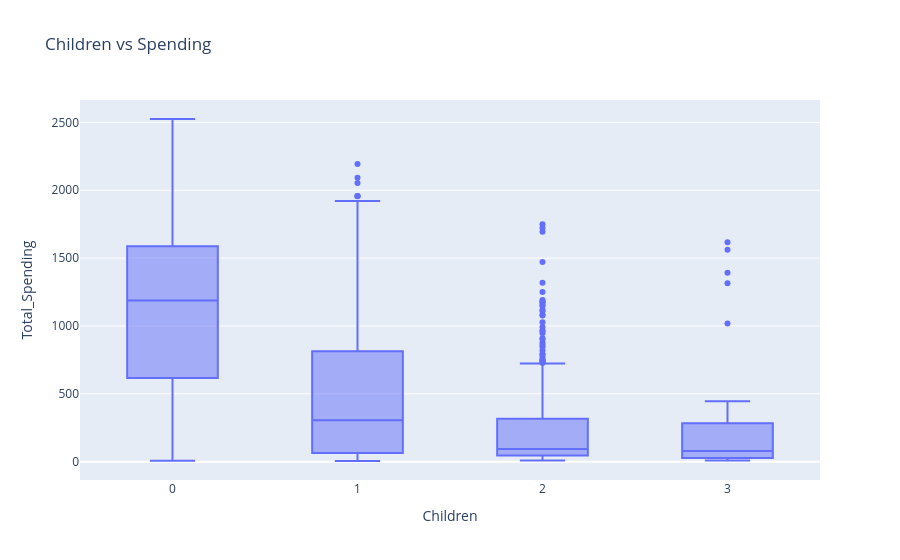

The notebook cell saved with this chart:
### Markdown cell above
## <span style="color:#4CAF50;"> 👨👩👧 Family Impact </span>

### Code cell
fig = px.box(df, x='Children', y='Total_Spending', title="Children vs Spending")
 fig.show()

### Figure 1 — Plotly figure (JSON) as saved in the notebook; plotly's stock layout.template omitted (floating-point values rounded to 4 significant figures; data arrays with more than 128 entries replaced by an {"elided": "..."} marker saying what was removed)
{"data": [{"alignmentgroup": "True", "hovertemplate": "Children=%{x}<br>Total_Spending=%{y}<extra></extra>", "legendgroup": "", "marker": {"color": "#636efa"}, "name": "", "notched": false, "offsetgroup": "", "orientation": "v", "showlegend": false, "type": "box", "x": {"elided": "2213 int values"}, "x0": " ", "xaxis": "x", "y": {"elided": "2213 int values"}, "y0": " ", "yaxis": "y"}], "layout": {"boxmode": "group", "legend": {"tracegroupgap": 0}, "title": {"text": "Children vs Spending"}, "xaxis": {"anchor": "y", "domain": [0, 1], "title": {"text": "Children"}}, "yaxis": {"anchor": "x", "domain": [0, 1], "title": {"text": "Total_Spending"}}}}
